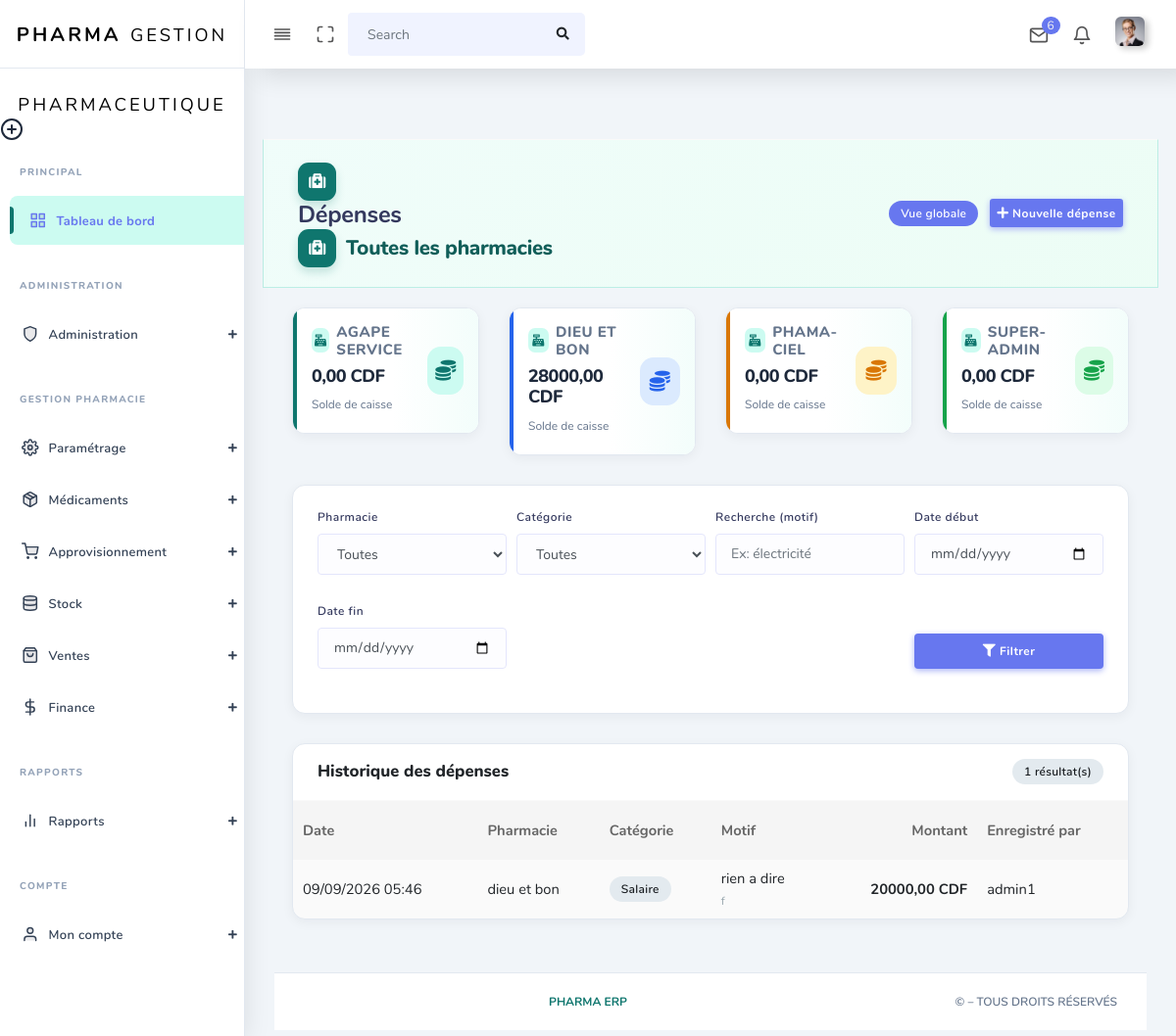
Screenshot of /liste_depenses/ (signed in) with the database file from the repository.
### app/models.py (models this page shows, shortened)
class Pharmacie(models.Model):
    nom_pharmacie = models.CharField(max_length=30)
    user_pharmacie = models.ForeignKey(
        settings.AUTH_USER_MODEL,
        on_delete=models.SET_NULL,
        null=True,
        blank=True,
        related_name="pharmacies",
    )
    dateCreation = models.DateField(auto_now_add=True)
    class Meta:
        ordering = ["nom_pharmacie"]
        indexes = [
            models.Index(fields=["user_pharmacie"]),
        ]

class Depense(models.Model):
    class CategorieDepense(models.TextChoices):
        LOYER = 'LOYER', 'Loyer'
        SALAIRE = 'SALAIRE', 'Salaire'
        ACHAT_FOURNITURE = 'ACHAT_FOURNITURE', 'Achat de fournitures'
        TRANSPORT = 'TRANSPORT', 'Transport'
        ENTRETIEN = 'ENTRETIEN', 'Entretien'
        ELECTRICITE_EAU = 'ELECTRICITE_EAU', 'Électricité / Eau'
        AUTRE = 'AUTRE', 'Autre'
    class Devise(models.TextChoices):
        CDF = 'CDF', 'Franc congolais'
        USD = 'USD', 'Dollar américain'
    pharmacie = models.ForeignKey(
        Pharmacie, on_delete=models.CASCADE, related_name='depenses'
    )
    utilisateur = models.ForeignKey(
        'auth.User', on_delete=models.PROTECT, related_name='depenses_enregistrees'
    )
    categorie = models.CharField(
        max_length=30, choices=CategorieDepense.choices, default=CategorieDepense.AUTRE
    )
    motif = models.CharField(max_length=255)
    description = models.TextField(blank=True)
    montant = models.DecimalField(max_digits=14, decimal_places=2)
    devise = models.CharField(max_length=3, choices=Devise.choices, default=Devise.CDF)
    taux_usd_cdf_applique = models.DecimalField(
        max_digits=14, decimal_places=4, null=True, blank=True
    )
    justificatif = models.FileField(
        upload_to='depenses/justificatifs/', null=True, blank=True
    )
    date_depense = models.DateTimeField(default=timezone.now)
    date_creation = models.DateTimeField(auto_now_add=True)
    class Meta:
        ordering = ['-date_depense']
    def montant_en_cdf(self):
        if self.devise == self.Devise.USD:
            taux = self.taux_usd_cdf_applique or Decimal('0')
            return self.montant * taux
        return self.montant
    @staticmethod
    def entrees_caisse_cdf(pharmacie):
        total = Decimal('0')
        taux_actif = TauxChange.objects.filter(
            pharmacie=pharmacie, est_actif=True
        ).first()
        paiements = PaiementVente.objects.filter(vente__pharmacie=pharmacie)
        for paiement in paiements:
            if paiement.devise_paiement == 'USD':
                taux = paiement.taux_usd_cdf_applique or (
                    taux_actif.taux_usd_cdf if taux_actif else Decimal('0')
                )
                total += paiement.montant * taux
            else:
                total += paiement.montant
        return total
    @classmethod
    def sorties_caisse_cdf(cls, pharmacie, exclure_pk=None):
        qs = cls.objects.filter(pharmacie=pharmacie)
        if exclure_pk:
            qs = qs.exclude(pk=exclure_pk)
        total = Decimal('0')
        for depense in qs:
            total += depense.montant_en_cdf()
        return total
    @classmethod
    def solde_caisse_cdf(cls, pharmacie, exclure_pk=None):
        return cls.entrees_caisse_cdf(pharmacie) - cls.sorties_caisse_cdf(pharmacie, exclure_pk)

### app/views.py (the view)
# urls.py: path("liste_depenses/", liste_depenses , name= "liste_depenses") ,
@login_required()
def liste_depenses(request):
    pharmacies = _pharmacies_accessibles(request)
    pharmacie_id = request.GET.get('pharmacie')
    if pharmacie_id:
        pharmacies_filtrees = pharmacies.filter(pk=pharmacie_id)
    else:
        pharmacies_filtrees = pharmacies
    depenses = (
        Depense.objects
        .filter(pharmacie__in=pharmacies_filtrees)
        .select_related('pharmacie', 'utilisateur')
    )
    soldes_par_pharmacie = {
        p.nom_pharmacie: Depense.solde_caisse_cdf(p)
        for p in pharmacies_filtrees
    }
    role_verify = (
        Role.objects
        .filter(userRole=request.user, statut='active')
        .select_related('role', 'pharmacie')
    )
    roles = [ur.role.nom_typeRole for ur in role_verify if ur.role]
    roles_normalises = [role.lower().strip() for role in roles]
    if 'super admin' in roles_normalises:
        primary_role = 'super admin'
    elif 'admin' in roles_normalises:
        primary_role = 'admin'
    elif 'gestionnaire' in roles_normalises:
        primary_role = 'gestionnaire'
    else:
        primary_role = 'visiteur'
    pharmacie_noms = list(
        pharmacies.order_by('nom_pharmacie').values_list('nom_pharmacie', flat=True)
    )
    if primary_role == 'super admin':
        name_phar = 'Toutes les pharmacies'
    else:
        name_phar = ', '.join(pharmacie_noms) if pharmacie_noms else 'pas de nom'
    context = {
        'depenses': depenses,
        'pharmacies': pharmacies,
        'soldes_par_pharmacie': soldes_par_pharmacie,
        'primary_role': primary_role,
        'roles': roles,
        'name_phar': name_phar,
    }
    return render(request, 'back-end/depenses/liste.html', context)

### app/views.py (called while the page is built)
def _pharmacies_accessibles(request):
    role_verify = (
        Role.objects
        .filter(userRole=request.user, statut='active')
        .select_related('role', 'pharmacie')
    )
    roles_normalises = [
        ur.role.nom_typeRole.lower().strip() for ur in role_verify if ur.role
    ]
    if 'super admin' in roles_normalises:
        return Pharmacie.objects.all()
    return Pharmacie.objects.filter(
        Q(user_pharmacie=request.user) |
        Q(roles__userRole=request.user, roles__statut='active')
    ).distinct()

### app/templates/back-end/depenses/liste.html (shortened to what this page needs)
{% load static %}
<!DOCTYPE html>
<html lang="fr">
<head>
  <link rel="stylesheet" href="{% static 'back-end/assets/css/app.min.css'%}">
  <link rel="stylesheet" href="{% static 'back-end/assets/css/style.css'%}">
  <link rel="stylesheet" href="{% static 'back-end/assets/css/components.css'%}">
  <link rel="stylesheet" href="{% static 'back-end/assets/css/custom.css'%}">
</head>
<body>
  <div id="app">
    <div class="main-wrapper main-wrapper-1">
      {% include "back-end/includes/header.html" %}
      <div class="main-sidebar sidebar-style-2">
        {% include "back-end/includes/aside.html" %}
      </div>
      <div class="main-content">
        <section class="section">
          <div class="section-header d-flex align-items-center justify-content-between">
            <div>
              <h1 class="section-title-pharma">Dépenses</h1>
              <h3 class="section-title-pharma">{{ name_phar }}</h3>
            </div>
            <div>
              {% if primary_role == 'super admin' %}
                <span class="badge badge-primary">Vue globale</span>
              {% else %}
                <span class="badge badge-light">Vue de vos pharmacies</span>
              {% endif %}
              <a href="{% url 'creer_depense' %}" class="btn btn-sm btn-primary ml-2">
                <i class="fas fa-plus"></i> Nouvelle dépense
              </a>
            </div>
          </div>
          <div class="row">
            {% for nom_pharmacie, solde in soldes_par_pharmacie.items %}
              <div class="col-xl-3 col-lg-6 col-md-6 col-sm-6 col-xs-12">
                <div class="card">
                  <div class="card-statistic-4">
                    <div class="d-flex align-items-center justify-content-between">
                      <div class="card-content">
                        <h5 class="font-15">
                          <i class="fas fa-cash-register pharma-icon"></i>
                          {{ nom_pharmacie }}
                        </h5>
                        <h2 class="mb-1 font-18">
                          {{ solde|floatformat:2 }} CDF
                        </h2>
                        <p class="mb-0">
                          Solde de caisse
                        </p>
                      </div>
                      <div class="banner-img">
                        <i class="fas fa-coins fa-2x" style="color: #111827;"></i>
                      </div>
                    </div>
                  </div>
                </div>
              </div>
            {% empty %}
              <div class="col-12">
                <p class="text-muted">Aucune pharmacie accessible.</p>
              </div>
            {% endfor %}
          </div>
          <div class="row">
            <div class="col-12">
              <div class="card">
                <div class="card-body">
                  <form method="get" class="form-row align-items-end">
                    {% if pharmacies|length > 1 %}
                    <div class="form-group col-md-3">
                      <label>Pharmacie</label>
                      <select name="pharmacie" class="form-control">
                        <option value="">Toutes</option>
                      </select>
                    </div>
                    {% endif %}
                    <div class="form-group col-md-3">
                      <label>Catégorie</label>
                      <select name="categorie" class="form-control">
                        <option value="">Toutes</option>
                      </select>
                    </div>
                    <div class="form-group col-md-3">
                      <label>Recherche (motif)</label>
                      <input type="text" name="q" class="form-control" placeholder="Ex: électricité"
                             value="{{ recherche }}">
                    </div>
                    <div class="form-group col-md-3">
                      <label>Date début</label>
                      <input type="date" name="date_debut" class="form-control" value="{{ date_debut }}">
                    </div>
                    <div class="form-group col-md-3">
                      <label>Date fin</label>
                      <input type="date" name="date_fin" class="form-control" value="{{ date_fin }}">
                    </div>
                    <div class="form-group col-md-3 ml-auto">
                      <button type="submit" class="btn btn-primary btn-block">
                        <i class="fas fa-filter"></i> Filtrer
                      </button>
                  </div>
                  </form>
                </div>
              </div>
            </div>
          </div>
          <div class="row">
            <div class="col-12">
              <div class="card">
                <div class="card-header d-flex align-items-center justify-content-between">
                  <h4>Historique des dépenses</h4>
                  <span class="badge badge-light">{{ paginator.count|default:depenses|length }} résultat(s)</span>
                </div>
                <div class="card-body p-0">
                  <div class="table-responsive">
                    <table class="table table-striped table-hover mb-0">
                      <thead>
                        <tr>
                          <th>Date</th>
                          <th>Pharmacie</th>
                          <th>Catégorie</th>
                          <th>Motif</th>
                          <th class="text-right">Montant</th>
                          <th>Enregistré par</th>
                        </tr>
                      </thead>
                      <tbody>
                        {% for depense in page_obj.object_list|default:depenses %}
                          <tr>
                            <td>{{ depense.date_depense|date:"d/m/Y H:i" }}</td>
                            <td>{{ depense.pharmacie.nom_pharmacie }}</td>
                            <td>
                              <span class="badge badge-light">{{ depense.get_categorie_display }}</span>
                            </td>
                            <td>
                              {{ depense.motif }}
                              {% if depense.description %}
                                <br><small class="text-muted">{{ depense.description|truncatechars:60 }}</small>
                              {% endif %}
                            </td>
                            <td class="text-right">
                              <strong>{{ depense.montant|floatformat:2 }} {{ depense.devise }}</strong>
                            </td>
                            <td>
                              {{ depense.utilisateur.get_full_name|default:depense.utilisateur.username }}
                            </td>
                          </tr>
                        {% empty %}
                          <tr>
                            <td colspan="6" class="text-center text-muted py-4">
                              Aucune dépense enregistrée pour le moment.
                            </td>
                          </tr>
                        {% endfor %}
                      </tbody>
                    </table>
                  </div>
                </div>
              </div>
            </div>
          </div>
        </section>
        <footer class="main-footer">
          <div class="footer-left">
            <a href="#">Pharma ERP</a>
          </div>
          <div class="footer-right">
            &copy; {{ now|date:"Y" }} – Tous droits réservés
          </div>
        </footer>
      </div>
    </div>
  </div>
</body>
</html>

### rows the page displays
Pharmacie: soldes_par_pharmacie "AGAPE SERVICE"
Pharmacie: soldes_par_pharmacie "DIEU ET BON"
Pharmacie: soldes_par_pharmacie "PHAMA-CIEL"
Pharmacie: soldes_par_pharmacie "SUPER-ADMIN"
Depense: date_depense "09/09/2026 05:46", pharmacie.nom_pharmacie "dieu et bon", categorie "Salaire", motif "rien a dire", description "f", montant "20000,00", devise "CDF", utilisateur.get_full_name "admin1"

### other values shown
{{ name_phar }} "Toutes les pharmacies"
{{ solde|floatformat:2 }} "0,00" "28000,00" "0,00" "0,00"
{{ paginator.count|default:depenses|length }} "1"
